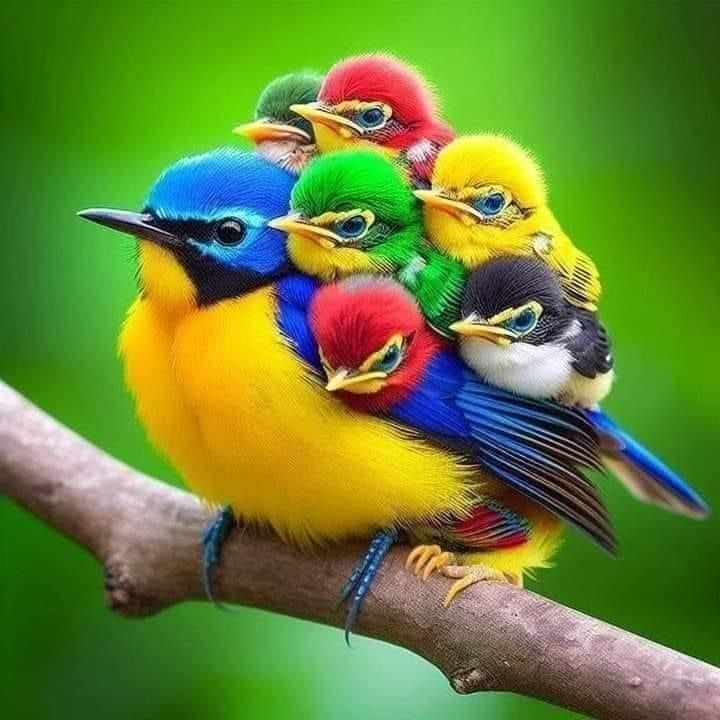
#> input picture TP 1/work_files/aves.jpg, 720 x 720 px, found by its file name
$ python 'Ejercicio 7.py'
#> lines starting #> are read from the running program, lines starting #| are printed output that depends on the picture
from PIL import Image
import matplotlib.pyplot as plt
import numpy as np

# Función para calcular y devolver el histograma de niveles de gris de cada banda
def calcular_histograma(imagen):
    # Separar las bandas (R, G, B)
    bandas = imagen.split()

    # Diccionario para almacenar el histograma de cada banda
    histogramas = {}
    colores = ['Red', 'Green', 'Blue']

    # Calcular el histograma para cada banda
    for i, banda in enumerate(bandas):
        histograma, _ = np.histogram(banda, bins=256, range=(0, 255))
        histogramas[colores[i]] = histograma

    return histogramas

# Función para mostrar el histograma de cada banda
def mostrar_histogramas(histogramas):
    colores = ['Red', 'Green', 'Blue']
    plt.figure(figsize=(12, 4))

    # Graficar el histograma de cada banda
    for i, color in enumerate(colores):
        plt.subplot(1, 3, i+1)
        plt.bar(range(256), histogramas[color], color=color.lower())
        plt.title(f"Histograma de la banda {color}")
        plt.xlabel("Intensidad")
        plt.ylabel("Frecuencia")

    plt.tight_layout()
    plt.show()

# Ejemplo de uso
if __name__ == "__main__":
    ruta_imagen = r"C:\Users\digni\OneDrive\Desktop\tp1\aves.jpg"

    # Cargar la imagen en modo RGB
    imagen = Image.open(ruta_imagen).convert("RGB")
#> imagen is the input picture: PIL image 720x720 RGB; mean R, G, B 103.4, 132.3, 53.7

    # Calcular el histograma de cada banda
    histogramas = calcular_histograma(imagen)
#> the loop in calcular_histograma, `for i, banda in enumerate(bandas):` made 3 passes
#> after the loop in calcular_histograma, `for i, banda in enumerate(bandas):`: histogramas = 3 items
#> histogramas = 3 items

    # Mostrar los histogramas
    mostrar_histogramas(histogramas)
#> in mostrar_histogramas, `plt.show()`:
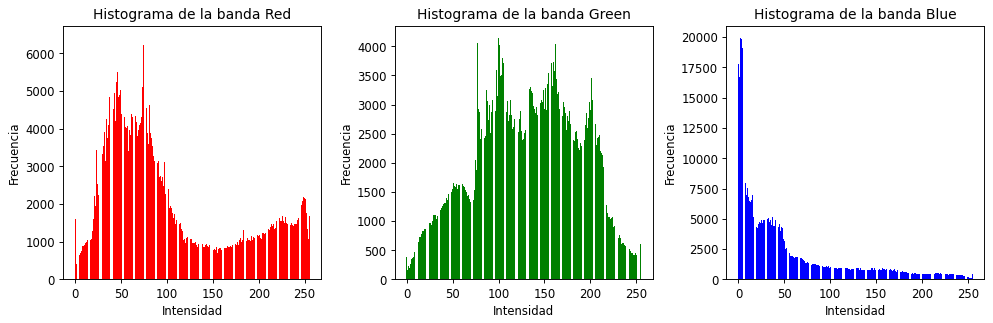
#> figure drawn by matplotlib, 3 panels; panel 1: tallest bar 6413 high, from x = 74.6 to 75.4; panel 2: tallest bar 4144 high, from x = 99.6 to 100.4; panel 3: tallest bar 19940 high, from x = 1.6 to 2.4
